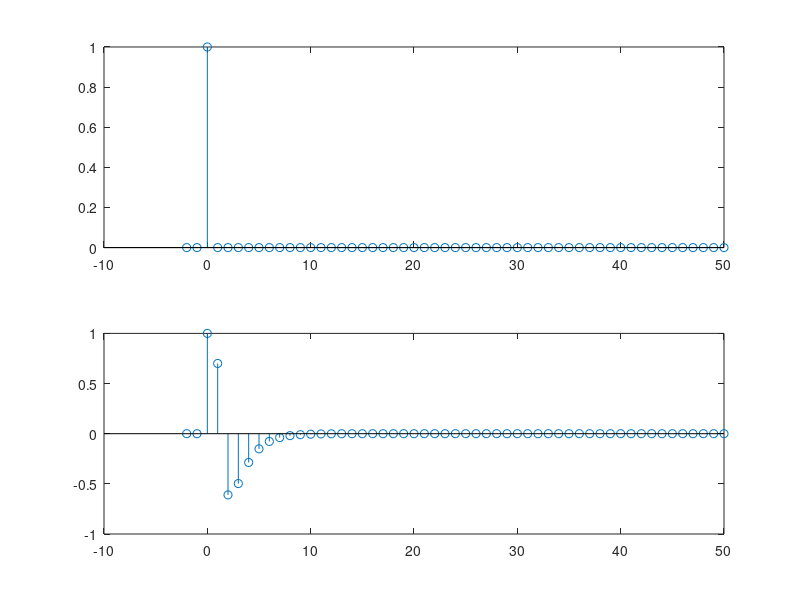

Source code (MATLAB):
clear all;
close all;

% a)x(n)=(1/2)^n*u(n)
% b)x(n)=dirac(n)
% c)x(n)=u(n)
% d)x(n)=(4)^n*u(n)

%Establecer condiciones iniciales
%a) d)
%y=[-1,1/2];
%x=[0, 0];

%b) c)
y=[0,0];
%x=[0,0];
x=[0,0,1 zeros(1,50)];

%Ciclo paara calculo
for n=0:50
    %Ecuacion para x
    %x(n+3)=(1/2)^n;
    %x(n+3)=1;
    %x(n+3)=4^n;
    
    %Ecuacion para y
    %y(n+3)=(5/6)*y(n-1+3)-(1/6)*y(n-2+3)+x(n+3);
    %y(n+3)=.6*y(n-1+3)-.08*y(n-2+3)+x(n+3);
    y(n+3)=.7*y(n-1+3)-.1*y(n-2+3)+x(n+3)-x(n-2+3);
end

%Muestras
n=-2:50;

figure('Color','w');
subplot(2, 1, 1);
stem(n,x);
%title('x(n)')
%axis([-1 3 0 5])
%set(gca,'xtick',0:4,'ytick',0:5,'LineWidth',1,'FontSize',8)

subplot(2, 1, 2);
stem(n,y);
%title('x(n)')
%axis([-1 3 0 5])
%set(gca,'xtick',0:4,'ytick',0:5,'LineWidth',1,'FontSize',8)